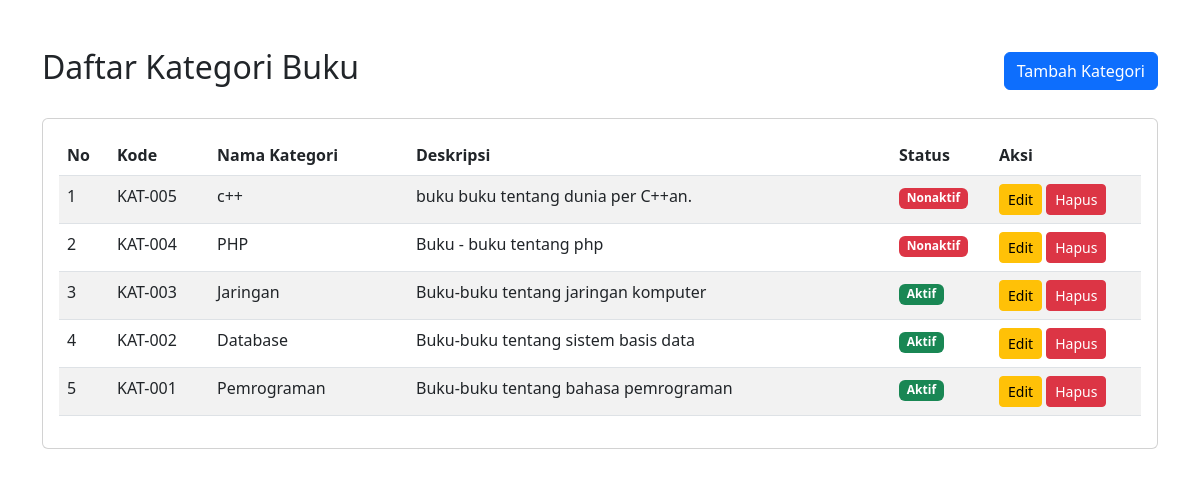
The page / on the database its author committed.
### tables this page shows
CREATE TABLE `kategori` (
  `id_kategori` int(11) NOT NULL,
  `kode_kategori` varchar(10) NOT NULL,
  `nama_kategori` varchar(50) NOT NULL,
  `deskripsi` text DEFAULT NULL,
  `status` enum('Aktif','Nonaktif') DEFAULT 'Aktif',
  `created_at` timestamp NOT NULL DEFAULT current_timestamp()
);

### index.php (the view, shortened to what this page needs)
<!DOCTYPE html>
<html lang="id">
<head>
    <link href="https://cdn.jsdelivr.net/npm/bootstrap@5.3.0/dist/css/bootstrap.min.css" rel="stylesheet">
</head>
<body>
    <?php
    require_once 'config/database.php';
    $stmt = $conn->prepare("SELECT * FROM kategori ORDER BY id_kategori DESC");
    $stmt->execute();
    $result = $stmt->get_result();
    ?>
    <div class="container mt-5">
        <div class="d-flex justify-content-between align-items-center mb-4">
            <h2>Daftar Kategori Buku</h2>
            <a href="create.php" class="btn btn-primary">Tambah Kategori</a>
        </div>
        <div class="card">
            <div class="card-body">
                <table class="table table-striped">
                    <thead>
                        <tr>
                            <th width="50">No</th>
                            <th width="100">Kode</th>
                            <th>Nama Kategori</th>
                            <th>Deskripsi</th>
                            <th width="100">Status</th>
                            <th width="150">Aksi</th>
                        </tr>
                    </thead>
                    <tbody>
                        <?php
                        $no = 1;
                        while ($row = $result->fetch_assoc()):
                        ?>
                        <tr>
                            <td><?= $no++ ?></td>
                            <td><?= htmlspecialchars($row['kode_kategori']) ?></td>
                            <td><?= htmlspecialchars($row['nama_kategori']) ?></td>
                            <td><?= htmlspecialchars($row['deskripsi']) ?></td>
                            <td>
                                <?php if ($row['status'] === 'Aktif'): ?>
                                    <span class="badge bg-success">Aktif</span>
                                <?php else: ?>
                                    <span class="badge bg-danger">Nonaktif</span>
                                <?php endif; ?>
                            </td>
                            <td>
                                <a href="edit.php?id=<?= $row['id_kategori'] ?>"
                                   class="btn btn-warning btn-sm">Edit</a>
                                <button onclick="confirmDelete(<?= $row['id_kategori'] ?>)"
                                        class="btn btn-danger btn-sm">Hapus</button>
                            </td>
                        </tr>
                        <?php endwhile; ?>
                    </tbody>
                </table>
            </div>
        </div>
    </div>
</body>
</html>

### rows shown on the page
kategori: kode_kategori "KAT-005", nama_kategori "c++", deskripsi "buku buku tentang dunia per C++an.", status "Nonaktif"
kategori: kode_kategori "KAT-004", nama_kategori "PHP", deskripsi "Buku - buku tentang php", status "Nonaktif"
kategori: kode_kategori "KAT-003", nama_kategori "Jaringan", deskripsi "Buku-buku tentang jaringan komputer", status "Aktif"
kategori: kode_kategori "KAT-002", nama_kategori "Database", deskripsi "Buku-buku tentang sistem basis data", status "Aktif"
kategori: kode_kategori "KAT-001", nama_kategori "Pemrograman", deskripsi "Buku-buku tentang bahasa pemrograman", status "Aktif"
